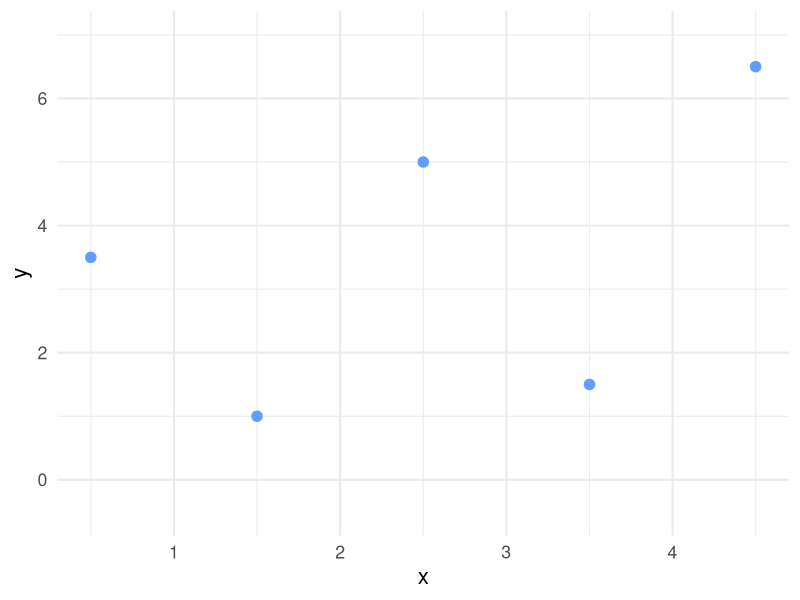
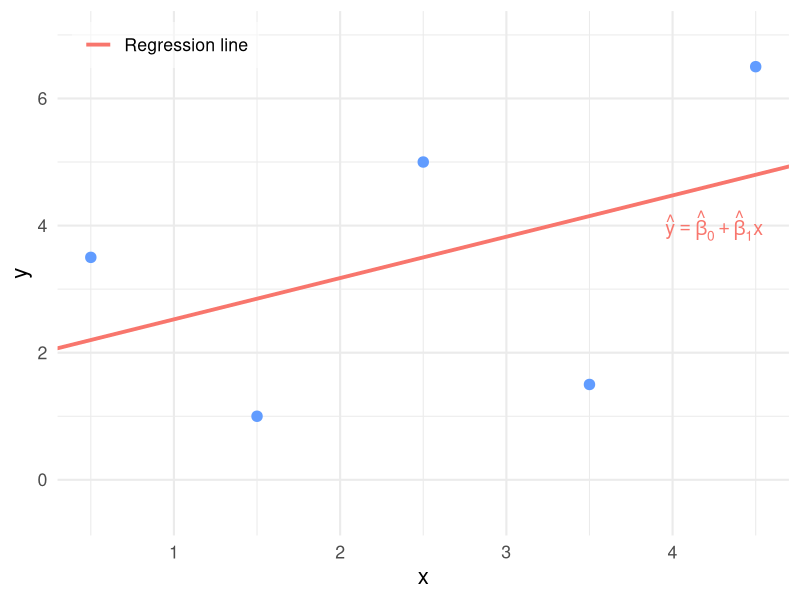
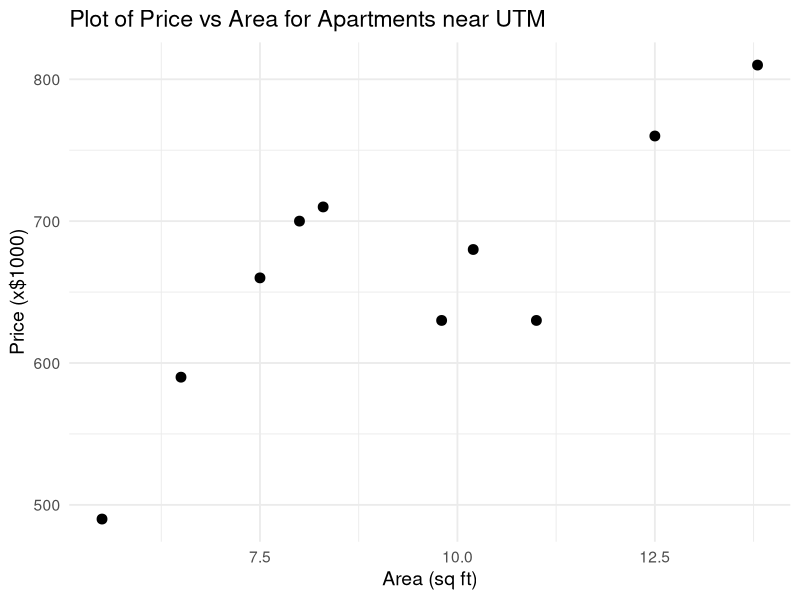
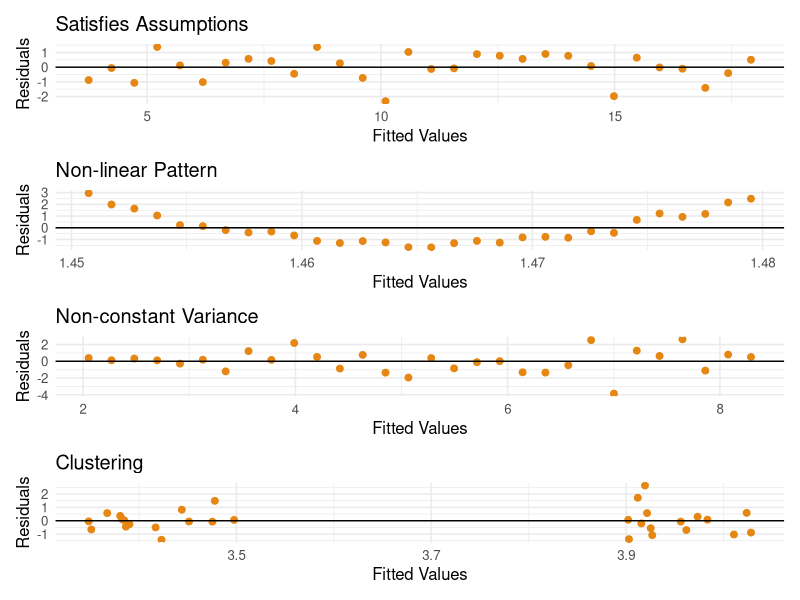

Reproduce these figures in R, in order.
## ---- chunk 1
library(ggplot2)

# --- Same 5 points as before ---
df <- data.frame(
  x = c(0.5, 1.5, 2.5, 3.5, 4.5),
  y = c(3.5, 1.0, 5.0, 1.5, 6.5)
)

# Plot with only the points
p_points <- ggplot(df, aes(x, y)) +
  geom_point(size = 3.2, color = "#619CFF") +
  # Keep x-axis extent
  coord_cartesian(xlim = c(-0.75, 6.5)) +
  # Keep y-axis extent
  coord_cartesian(ylim = c(-0.5, 7)) +
  labs(x = "x", y = "y") +
  theme_minimal(base_size = 16)

print(p_points)
## ---- chunk 2
library(ggplot2)

# --- Reduced to 5 points with reasonably large residuals ---
df <- data.frame(
  x = c(0.5, 1.5, 2.5, 3.5, 4.5),
  y = c(3.5, 1.0, 5.0, 1.5, 6.5)
)

# Fit linear model
model <- lm(y ~ x, data = df)
b0    <- coef(model)[1]
b1    <- coef(model)[2]

# Predicted values
df$yhat <- fitted(model)

# Sample mean of y (used only for the text annotation)
ybar  <- mean(df$y)

# Create the plot (no brackets, no labels, no vertical residual lines)
p_clean <- ggplot(df, aes(x, y)) +
  # Observed points
  geom_point(size = 3.2, color = "#619CFF") +
  # Regression line (kept)
  geom_abline(aes(intercept = b0, slope = b1, color = "Regression line"),
              size = 1.3, key_glyph = draw_key_path) +
  # Annotate regression equation (kept)
  annotate("text", x = 4.25, y = 4,
           label = "hat(y) == hat(beta)[0] + hat(beta)[1]*x",
           parse = TRUE, color = "#F8766D", size = 5) +
  # Keep x-axis extent
  coord_cartesian(xlim = c(-0.75, 6.5)) +
  # Keep y-axis extent
  coord_cartesian(ylim = c(-0.5, 7)) +
  labs(x = "x", y = "y") +
  # Legend with only the regression line
  scale_color_manual(
    name   = NULL,
    values = c("Regression line" = "#F8766D"),
    breaks = c("Regression line"),
    labels = c("Regression line")
  ) +
  theme_minimal(base_size = 16) +
  theme(
    legend.position      = c(0.02, 0.98),
    legend.justification = c(0, 1),
    legend.background    = element_rect(fill = alpha("white", 0.5), color = NA),
    legend.key.width     = unit(1.5, "lines")
  )

# Display the plot
print(p_clean)
## ---- chunk 3
knitr::include_app("https://nishan-mudalige.shinyapps.io/Correlation_Shiny_App/", height = "825")
## ---- chunk 4
knitr::include_app("https://nishan-mudalige.shinyapps.io/Regression_Decomposition_of_Variation/", height = "725")
## ---- chunk 5
library(ggplot2)

# Data
area <- c(5.5, 6.5, 7.5, 8.0, 8.3, 9.8, 11.0, 12.5, 13.8, 10.2)
price <- c(490, 590, 660, 700, 710, 630, 630, 760, 810, 680)
df <- data.frame(area, price)

# Plot
ggplot(df, aes(x = area, y = price)) +
  geom_point(size = 3, color = "#000000") +
  labs(
    x = "Area (sq ft)",
    y = "Price (x$1000)",
    title = "Plot of Price vs Area for Apartments near UTM"
  ) +
  theme_minimal(base_size = 14)

## ---- chunk 6
# Load libraries
library(ggplot2)
library(patchwork)

# Common theme for all plots
theme_clean <- theme_minimal(base_size = 12)

# 1. Satisfies Assumptions
set.seed(1)
x1 <- 1:30
y1 <- 3 + 0.5 * x1 + rnorm(30, 0, 1)
model1 <- lm(y1 ~ x1)
df1 <- data.frame(Fitted = fitted(model1), Residuals = resid(model1))

p1 <- ggplot(df1, aes(Fitted, Residuals)) +
  geom_point(color = "#E68613", size = 2) +
  geom_hline(yintercept = 0, color = "#000000") +
  labs(
    title = "Satisfies Assumptions",
    x     = "Fitted Values",
    y     = "Residuals"
  ) +
  theme_clean

# 2. Non-linear Pattern
x2 <- seq(-2, 2, length.out = 30)
y2 <- x2^2 + rnorm(30, 0, 0.3)
model2 <- lm(y2 ~ x2)
df2 <- data.frame(Fitted = fitted(model2), Residuals = resid(model2))

p2 <- ggplot(df2, aes(Fitted, Residuals)) +
  geom_point(color = "#E68613", size = 2) +
  geom_hline(yintercept = 0, color = "#000000") +
  labs(
    title = "Non-linear Pattern",
    x     = "Fitted Values",
    y     = "Residuals"
  ) +
  theme_clean

# 3. Non-constant Variance
x3 <- 1:30
y3 <- 2 + 0.2 * x3 + rnorm(30, 0, sd = x3 / 10)
model3 <- lm(y3 ~ x3)
df3 <- data.frame(Fitted = fitted(model3), Residuals = resid(model3))

p3 <- ggplot(df3, aes(Fitted, Residuals)) +
  geom_point(color = "#E68613", size = 2) +
  geom_hline(yintercept = 0, color = "#000000") +
  labs(
    title = "Non-constant Variance",
    x     = "Fitted Values",
    y     = "Residuals"
  ) +
  theme_clean

# 4. Clustering
x4 <- c(rnorm(15, 3, 0.2), rnorm(15, 5, 0.2))
y4 <- 2 + 0.5 * x4 + rnorm(30, 0, 1)
model4 <- lm(y4 ~ x4)
df4 <- data.frame(Fitted = fitted(model4), Residuals = resid(model4))

p4 <- ggplot(df4, aes(Fitted, Residuals)) +
  geom_point(color = "#E68613", size = 2) +
  geom_hline(yintercept = 0, color = "#000000") +
  labs(
    title = "Clustering",
    x     = "Fitted Values",
    y     = "Residuals"
  ) +
  theme_clean

# Stack all four plots vertically
final_plot <- p1 / p2 / p3 / p4 +
  plot_layout(ncol = 1)  # one column

# Render the combined plot
print(final_plot)
